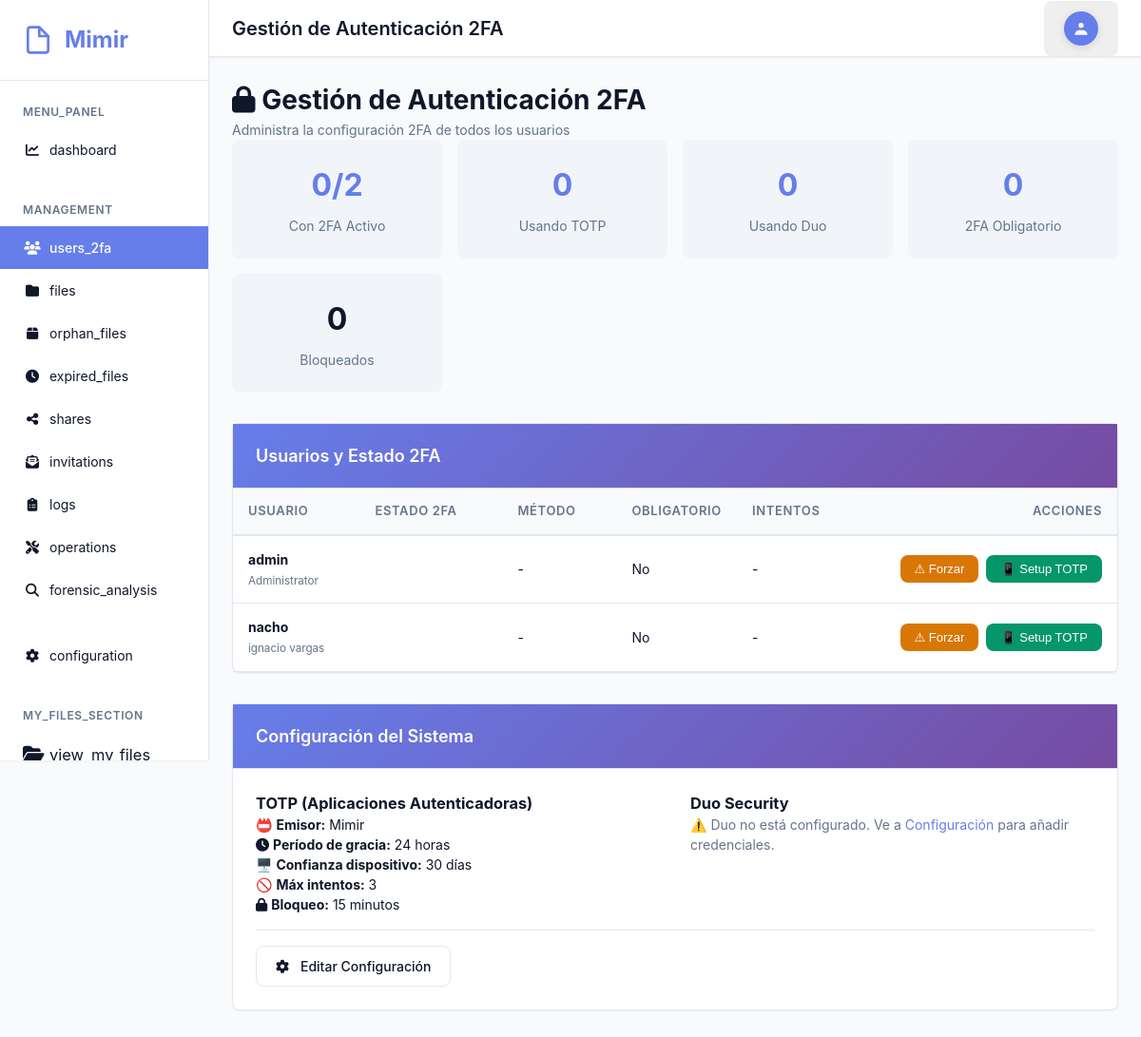
/admin/2fa_management.php (signed in), run on an earlier commit of the app's database.
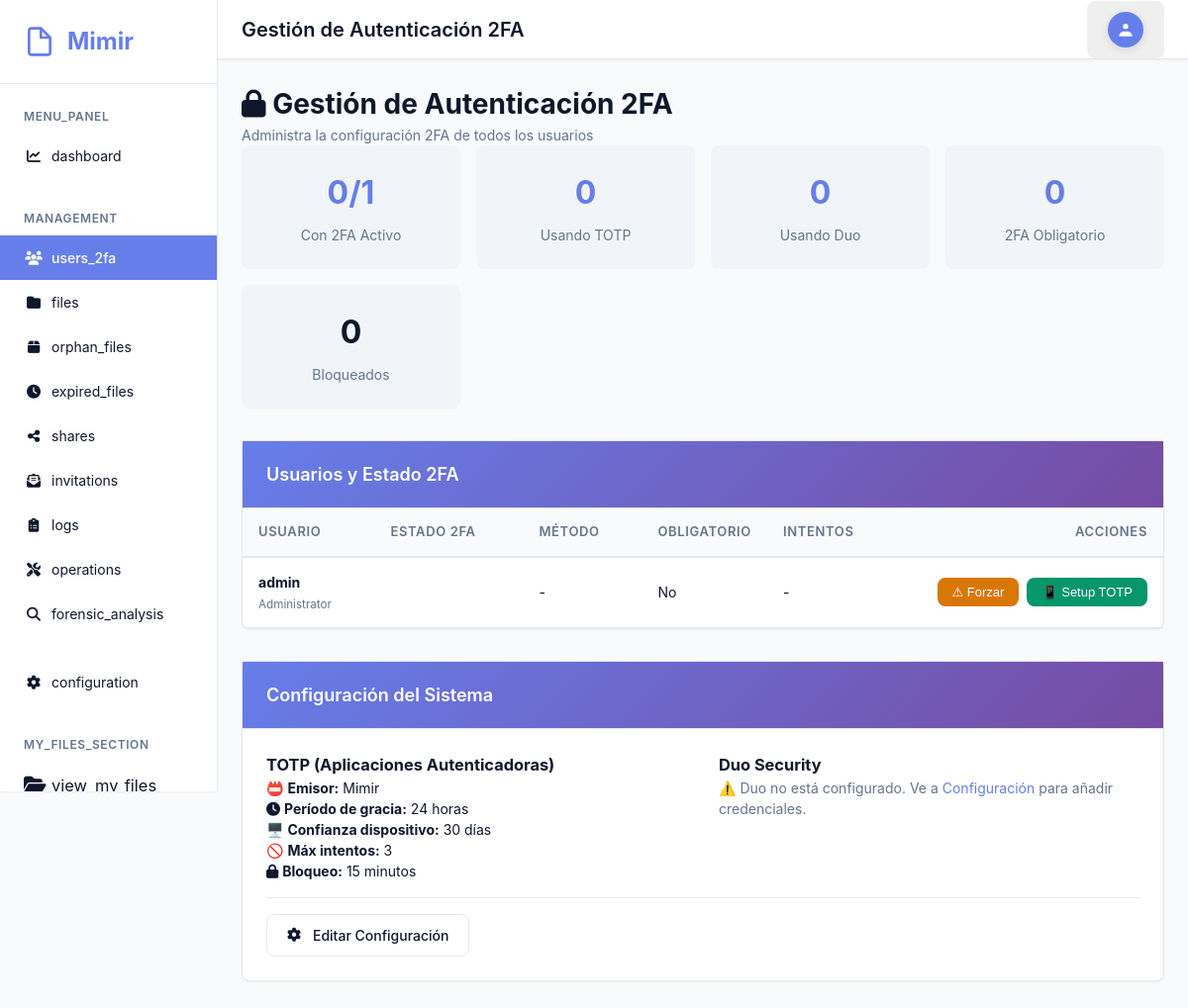
And on a later commit of the database.
### tables this page shows
CREATE TABLE `users` (
  `id` int(11) NOT NULL AUTO_INCREMENT,
  `username` varchar(50) NOT NULL,
  `email` varchar(100) NOT NULL,
  `language` varchar(10) DEFAULT NULL,
  `password` varchar(255) DEFAULT NULL,
  `full_name` varchar(100) DEFAULT NULL,
  `role` enum('admin','user') NOT NULL DEFAULT 'user',
  `is_active` tinyint(1) NOT NULL DEFAULT 1,
  `is_ldap` tinyint(1) NOT NULL DEFAULT 0,
  `storage_quota` bigint(20) DEFAULT NULL COMMENT 'Storage quota in bytes, NULL = unlimited',
  `storage_used` bigint(20) NOT NULL DEFAULT 0,
  `require_2fa` tinyint(1) NOT NULL DEFAULT 0 COMMENT 'Admin can force 2FA for this user',
  `force_password_change` tinyint(1) NOT NULL DEFAULT 0 COMMENT 'Require user to change password on next login',
  `trusted_devices` text DEFAULT NULL COMMENT 'JSON array of trusted device hashes',
  `last_login` datetime DEFAULT NULL,
  `locked_until` datetime DEFAULT NULL,
  `created_at` timestamp NOT NULL DEFAULT current_timestamp(),
  `updated_at` timestamp NOT NULL DEFAULT current_timestamp() ON UPDATE current_timestamp(),
  PRIMARY KEY (`id`),
  UNIQUE KEY `username` (`username`),
  KEY `idx_role` (`role`),
  KEY `idx_is_active` (`is_active`),
  KEY `idx_require_2fa` (`require_2fa`),
  KEY `idx_force_password_change` (`force_password_change`)
);

### public/admin/2fa_management.php (the view, shortened to what the rows shown need)
<?php
require_once __DIR__ . '/../../includes/layout.php';
$db = Database::getInstance()->getConnection();
$stmt = $db->query("
    SELECT
        u.id,
        u.username,
        u.email,
        u.full_name,
        u.require_2fa,
        u.is_active,
        uf.method,
        uf.is_enabled as has_2fa,
        uf.created_at as 2fa_since,
        (SELECT COUNT(*) FROM 2fa_attempts WHERE user_id = u.id) as total_attempts,
        (SELECT COUNT(*) FROM 2fa_attempts WHERE user_id = u.id AND success = 1) as successful_attempts,
        (SELECT COUNT(*) FROM 2fa_attempts WHERE user_id = u.id AND success = 0 AND attempted_at > DATE_SUB(NOW(), INTERVAL 15 MINUTE)) as recent_failures
    FROM users u
    LEFT JOIN user_2fa uf ON u.id = uf.user_id AND uf.is_enabled = 1
    ORDER BY u.username
");
$users = $stmt->fetchAll(PDO::FETCH_ASSOC);
?>
<div class="content">
    <div class="page-header">
        <div>
            <h1><i class="fas fa-lock"></i> Gestión de Autenticación 2FA</h1>
        </div>
    </div>
    <div class="card">
        <div class="card-header">
            <h2 class="card-title">Usuarios y Estado 2FA</h2>
        </div>
        <div class="card-body" style="padding: 0;">
            <table class="table">
                <thead>
                    <tr>
                        <th>Usuario</th>
                        <th style="width: 150px;">Estado 2FA</th>
                        <th style="width: 120px;">Método</th>
                        <th style="width: 120px;">Obligatorio</th>
                        <th style="width: 150px;">Intentos</th>
                        <th style="width: 250px; text-align: right;">Acciones</th>
                    </tr>
                </thead>
                <tbody>
                    <?php foreach ($users as $user): ?>
                        <tr>
                            <td>
                                <strong><?php echo htmlspecialchars($user['username']); ?></strong>
                                <?php if ($user['full_name']): ?>
                                    <br><small style="color: var(--text-muted);"><?php echo htmlspecialchars($user['full_name']); ?></small>
                                <?php endif; ?>
                            </td>
                            <td>
                                <?php if ($user['has_2fa']): ?>
                                    <span class="user-status status-enabled"><i class="fas fa-check"></i> Activo</span>
                                    <?php if ($user['2fa_since']): ?>
                                        <br><small style="color: var(--text-muted);">
                                            Desde <?php echo date('d/m/Y', strtotime($user['2fa_since'])); ?>
                                        </small>
                                    <?php endif; ?>
                                <?php else: ?>
                                    <span class="user-status status-disabled">✗ Inactivo</span>
                                <?php endif; ?>
                            </td>
                            <td>
                                <?php if ($user['method'] === 'totp'): ?>
                                    📱 TOTP
                                <?php elseif ($user['method'] === 'duo'): ?>
                                    <i class="fas fa-shield-alt"></i> Duo
                                <?php else: ?>
                                    -
                                <?php endif; ?>
                            </td>
                            <td>
                                <?php if ($user['require_2fa']): ?>
                                    <span class="user-status status-required">⚠ Sí</span>
                                <?php else: ?>
                                    No
                                <?php endif; ?>
                            </td>
                            <td>
                                <?php if ($user['total_attempts'] > 0): ?>
                                    <i class="fas fa-check"></i> <?php echo $user['successful_attempts']; ?> /
                                    ✗ <?php echo $user['total_attempts'] - $user['successful_attempts']; ?>
                                    <?php if ($user['recent_failures'] >= 5): ?>
                                        <br><span class="user-status status-locked"><i class="fas fa-lock"></i> Bloqueado</span>
                                    <?php endif; ?>
                                <?php else: ?>
                                    -
                                <?php endif; ?>
                            </td>
                            <td style="text-align: right;">
                                <div style="display: flex; gap: 0.5rem; justify-content: flex-end; flex-wrap: wrap;">
                                    <?php if (!$user['require_2fa']): ?>
                                        <form method="POST" style="display: inline;">
                                            <button type="submit" class="btn btn-sm btn-warning" title="Forzar 2FA">
                                                ⚠ Forzar
                                            </button>
                                        </form>
                                    <?php endif; ?>
                                    <?php if (!$user['has_2fa']): ?>
                                        <form method="POST" style="display: inline;">
                                            <button type="submit" class="btn btn-sm btn-success" title="Configurar TOTP">
                                                📱 Setup TOTP
                                            </button>
                                        </form>
                                    <?php endif; ?>
                                </div>
                            </td>
                        </tr>
                    <?php endforeach; ?>
                </tbody>
            </table>
        </div>
    </div>
    <div class="card" style="margin-top: 2rem;">
        <div class="card-header">
            <h2 class="card-title">Configuración del Sistema</h2>
        </div>
    </div>
</div>

What changed in the data, as far as the page shows it:
removed users: username "nacho", full_name "ignacio vargas", require_2fa "No"
Also different on the page:
$stats['total_users']: "2" → "1"
